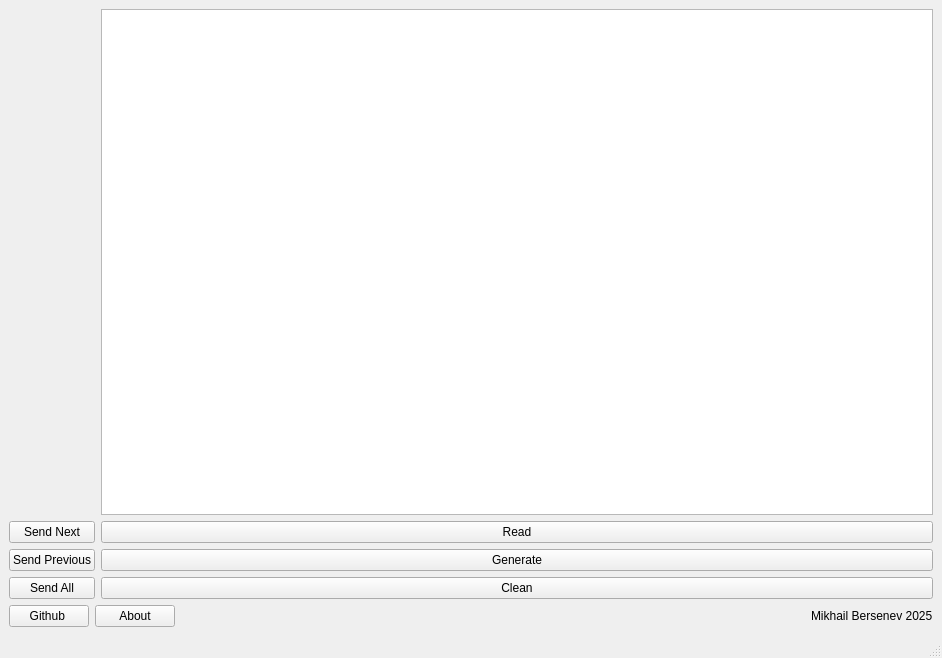
<?xml version="1.0" encoding="UTF-8"?>
<ui version="4.0">
 <class>MainWindow</class>
 <widget class="QMainWindow" name="MainWindow">
  <property name="geometry">
   <rect>
    <x>0</x>
    <y>0</y>
    <width>942</width>
    <height>658</height>
   </rect>
  </property>
  <property name="windowTitle">
   <string>EANScannerEmulator</string>
  </property>
  <widget class="QWidget" name="centralwidget">
   <layout class="QGridLayout" name="gridLayout">
    <item row="0" column="0">
     <layout class="QVBoxLayout" name="MainLayout">
      <item>
       <widget class="QLabel" name="Image">
        <property name="text">
         <string/>
        </property>
        <property name="pixmap">
         <pixmap resource="recources.qrc">:/images/PikPng.com_barcode-image-png_3807395.png</pixmap>
        </property>
        <property name="scaledContents">
         <bool>false</bool>
        </property>
       </widget>
      </item>
      <item>
       <widget class="QPushButton" name="SendNextButton">
        <property name="text">
         <string>Send Next</string>
        </property>
       </widget>
      </item>
      <item>
       <widget class="QPushButton" name="SendPreviousButton">
        <property name="text">
         <string>Send Previous</string>
        </property>
       </widget>
      </item>
      <item>
       <widget class="QPushButton" name="SendAllButton">
        <property name="text">
         <string>Send All</string>
        </property>
       </widget>
      </item>
     </layout>
    </item>
    <item row="0" column="1">
     <layout class="QVBoxLayout" name="EanMemoLayout">
      <item>
       <widget class="QTextEdit" name="BarcodesMemo"/>
      </item>
      <item>
       <widget class="QPushButton" name="ReadButton">
        <property name="text">
         <string>Read</string>
        </property>
       </widget>
      </item>
      <item>
       <widget class="QPushButton" name="GenerateButton">
        <property name="text">
         <string>Generate</string>
        </property>
       </widget>
      </item>
      <item>
       <widget class="QPushButton" name="CleanButton">
        <property name="text">
         <string>Clean</string>
        </property>
       </widget>
      </item>
     </layout>
    </item>
    <item row="1" column="0" colspan="2">
     <layout class="QHBoxLayout" name="SettingsLayout">
      <item>
       <widget class="QPushButton" name="GitHubButton">
        <property name="text">
         <string>Github </string>
        </property>
       </widget>
      </item>
      <item>
       <widget class="QPushButton" name="AboutButton">
        <property name="text">
         <string>About</string>
        </property>
       </widget>
      </item>
      <item>
       <spacer name="horizontalSpacer">
        <property name="orientation">
         <enum>Qt::Orientation::Horizontal</enum>
        </property>
        <property name="sizeHint" stdset="0">
         <size>
          <width>40</width>
          <height>20</height>
         </size>
        </property>
       </spacer>
      </item>
      <item>
       <widget class="QLabel" name="CopyrightLabel">
        <property name="text">
         <string>Mikhail Bersenev 2025</string>
        </property>
       </widget>
      </item>
     </layout>
    </item>
   </layout>
   <widget class="QLabel" name="image">
    <property name="geometry">
     <rect>
      <x>50</x>
      <y>310</y>
      <width>618</width>
      <height>356</height>
     </rect>
    </property>
    <property name="text">
     <string/>
    </property>
   </widget>
  </widget>
  <widget class="QMenuBar" name="menubar">
   <property name="geometry">
    <rect>
     <x>0</x>
     <y>0</y>
     <width>942</width>
     <height>22</height>
    </rect>
   </property>
  </widget>
  <widget class="QStatusBar" name="statusbar"/>
 </widget>
 <resources>
  <include location="recources.qrc"/>
 </resources>
 <connections/>
</ui>
